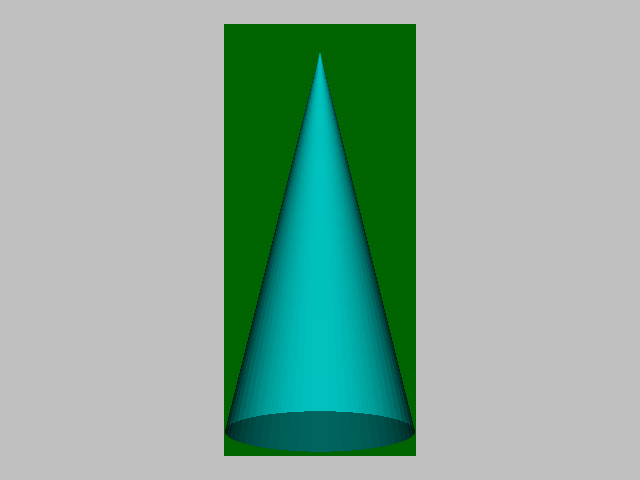

Python code for this plot:
#!/usr/bin/env python

# Render a cube on layer 0 and a semi-transparent cone on layer 1 so
# the layer-1 background is transparent and layer-0 shows through.
# Press '0' or '1' to switch which layer receives interaction.

# Factory overrides: importing these modules registers the OpenGL rendering
# and interaction style implementations for vtkRenderingCore factory classes.
import vtkmodules.vtkInteractionStyle  # noqa: F401
import vtkmodules.vtkRenderingOpenGL2  # noqa: F401

# VTK pipeline classes used in this example
from vtkmodules.vtkFiltersSources import (
    vtkConeSource,
    vtkCubeSource,
)
from vtkmodules.vtkRenderingCore import (
    vtkActor,
    vtkPolyDataMapper,
    vtkRenderWindow,
    vtkRenderWindowInteractor,
    vtkRenderer,
)

# Colors (normalized RGB)
dark_green = (0.0, 0.392, 0.0)
dark_turquoise = (0.0, 0.808, 0.820)
silver = (0.753, 0.753, 0.753)
midnight_blue = (0.098, 0.098, 0.439)

# Source: generate a cube slab
cube = vtkCubeSource()
cube.SetXLength(4.0)
cube.SetYLength(9.0)
cube.SetZLength(1.0)

# Mapper: map cube polygon data
cube_mapper = vtkPolyDataMapper()
cube_mapper.SetInputConnection(cube.GetOutputPort())

# Actor: the cube on layer 0
cube_actor = vtkActor()
cube_actor.SetMapper(cube_mapper)
cube_actor.GetProperty().SetDiffuseColor(dark_green)

# Source: generate a cone
cone = vtkConeSource()
cone.SetHeight(1.0)
cone.SetRadius(0.25)
cone.SetDirection(0.0, 1.0, 0.0)
cone.SetResolution(60)
cone.CappingOn()

# Mapper: map cone polygon data
cone_mapper = vtkPolyDataMapper()
cone_mapper.SetInputConnection(cone.GetOutputPort())

# Actor: the semi-transparent cone on layer 1
cone_actor = vtkActor()
cone_actor.SetMapper(cone_mapper)
cone_actor.GetProperty().SetDiffuseColor(dark_turquoise)
cone_actor.GetProperty().SetOpacity(0.75)

# Renderer: layer 0 — opaque background with cube
renderer_0 = vtkRenderer()
renderer_0.AddActor(cube_actor)
renderer_0.SetBackground(silver)
renderer_0.SetLayer(0)

# Renderer: layer 1 — transparent background with cone
renderer_1 = vtkRenderer()
renderer_1.AddActor(cone_actor)
renderer_1.SetBackground(midnight_blue)
renderer_1.SetLayer(1)

# Window: display both layers
render_window = vtkRenderWindow()
render_window.SetNumberOfLayers(2)
render_window.AddRenderer(renderer_0)
render_window.AddRenderer(renderer_1)
render_window.SetWindowName("transparent background")
render_window.SetMultiSamples(0)
render_window.SetSize(640, 480)

# Interactor: handle mouse and keyboard events
interactor = vtkRenderWindowInteractor()
interactor.SetRenderWindow(render_window)

# Callback: press '0' or '1' to switch the interactive layer
def on_keypress(caller, event):
    key = caller.GetKeySym()
    renderers = caller.GetRenderWindow().GetRenderers()
    renderers.InitTraversal()
    ren0 = renderers.GetNextItem()
    ren1 = renderers.GetNextItem()
    if key in ("0", "KP_0"):
        caller.GetInteractorStyle().SetDefaultRenderer(ren0)
        ren0.InteractiveOn()
        ren1.InteractiveOff()
    elif key in ("1", "KP_1"):
        caller.GetInteractorStyle().SetDefaultRenderer(ren1)
        ren0.InteractiveOff()
        ren1.InteractiveOn()

interactor.AddObserver("KeyPressEvent", on_keypress)

# Launch the interactive visualization
render_window.Render()
interactor.Start()
